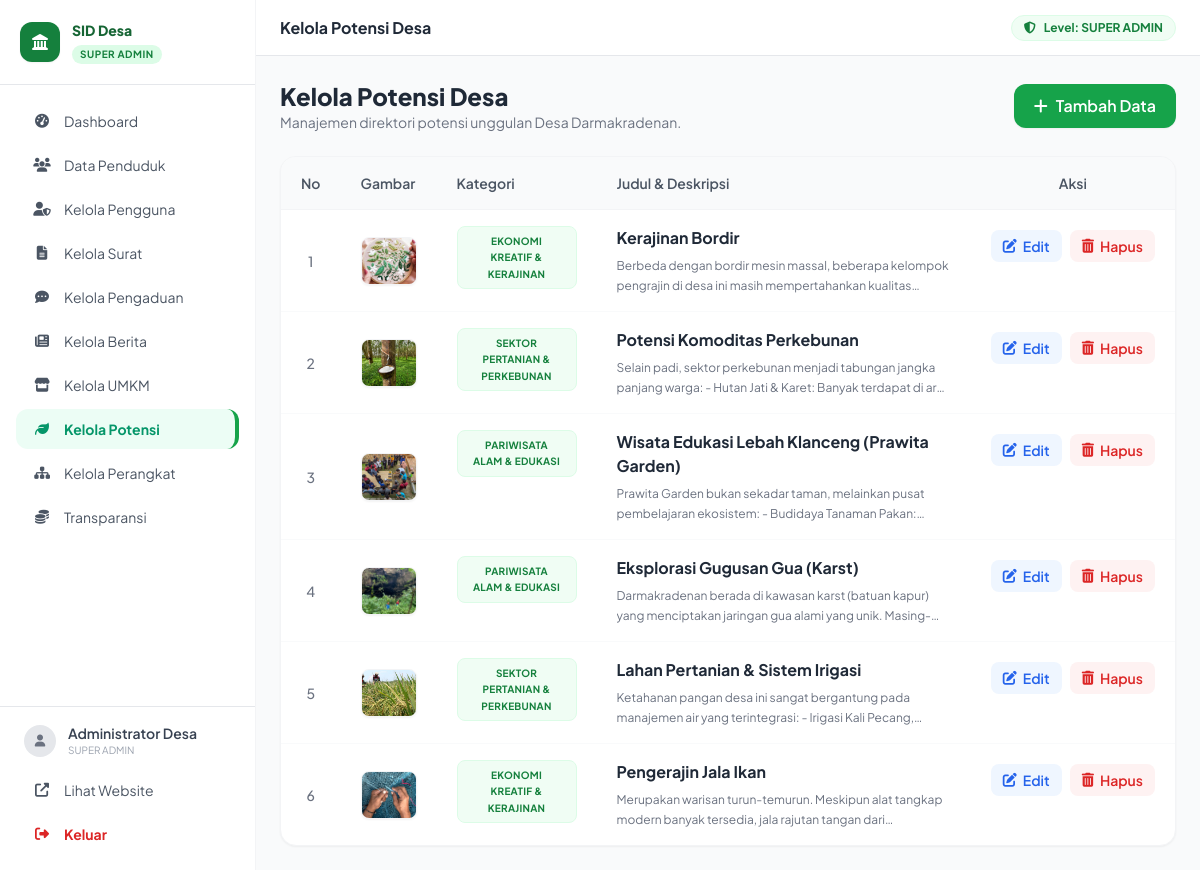
/admin/kelola-potensi.php (signed in), run on the app's committed database.
### tables this page shows
CREATE TABLE `potensi` (
  `id` int(11) NOT NULL,
  `kategori` varchar(100) NOT NULL,
  `judul` varchar(300) NOT NULL,
  `deskripsi` text NOT NULL,
  `gambar` varchar(255) DEFAULT NULL,
  `tanggal` timestamp NOT NULL DEFAULT current_timestamp()
);

### admin/kelola-potensi.php (the view, shortened to what this page needs)
<?php
require_once '../config/db.php';
if (!function_exists('cleanText')) {
    function cleanText($text) {
        $text = str_replace(['&amp;amp;amp;amp;', '&amp;amp;amp;', '&amp;amp;', '&amp;'], '&', $text);
        return htmlspecialchars_decode($text, ENT_QUOTES);
    }
}
$edit_mode = false;
$potensi_list = $conn->query("SELECT * FROM potensi ORDER BY tanggal DESC");
require_once 'layout.php';
?>
<?php if(!$edit_mode): ?>
<div class="flex flex-col md:flex-row justify-between items-start md:items-center gap-4 mb-6">
    <div>
        <h1 class="text-2xl font-extrabold text-gray-800">Kelola Potensi Desa</h1>
        <p class="text-sm text-gray-500">Manajemen direktori potensi unggulan Desa Darmakradenan.</p>
    </div>
    <button onclick="toggleForm()" id="btn-tambah" class="bg-primary-600 hover:bg-primary-700 text-white font-semibold px-5 py-2.5 rounded-xl shadow-sm flex items-center gap-2 transition">
        <i class="fas fa-plus"></i> Tambah Data
    </button>
</div>
<?php endif; ?>
<?php if(!$edit_mode): ?>
<div id="table-container" class="bg-white rounded-2xl shadow-sm border border-gray-100 overflow-hidden">
    <div class="overflow-x-auto">
        <table class="w-full text-left border-collapse">
            <thead>
                <tr class="bg-gray-50 border-b border-gray-100 text-sm">
                    <th class="py-4 px-5 font-semibold text-gray-600 w-12 text-center">No</th>
                    <th class="py-4 px-5 font-semibold text-gray-600 w-24">Gambar</th>
                    <th class="py-4 px-5 font-semibold text-gray-600 w-40">Kategori</th>
                    <th class="py-4 px-5 font-semibold text-gray-600">Judul & Deskripsi</th>
                    <th class="py-4 px-5 font-semibold text-gray-600 text-center w-44">Aksi</th>
                </tr>
            </thead>
            <tbody class="text-sm divide-y divide-gray-50">
                <?php if($potensi_list && $potensi_list->num_rows > 0): ?>
                    <?php $no = 1; while($row = $potensi_list->fetch_assoc()):
                        $kategori_bersih = cleanText($row['kategori']);
                        $judul_bersih = cleanText($row['judul']);
                        $deskripsi_bersih = cleanText($row['deskripsi']);
                    ?>
                    <tr class="hover:bg-gray-50/50 transition">
                        <td class="py-4 px-5 text-center text-gray-500 font-medium"><?= $no++ ?></td>
                        <td class="py-4 px-5">
                            <?php if($row['gambar'] && file_exists('../uploads/potensi/'.$row['gambar'])): ?>
                                <img src="../uploads/potensi/<?= $row['gambar'] ?>" class="w-16 h-12 object-cover rounded-lg shadow-sm border border-gray-100">
                            <?php else: ?>
                                <div class="w-16 h-12 bg-gray-50 rounded-lg flex items-center justify-center border border-gray-200">
                                    <i class="fas fa-image text-gray-300"></i>
                                </div>
                            <?php endif; ?>
                        </td>
                        <td class="py-4 px-5 align-top">
                            <span class="bg-primary-50 text-primary-700 px-3 py-1.5 rounded-lg text-[10px] font-bold border border-primary-100 tracking-wide uppercase inline-block text-center leading-relaxed">
                                <?= htmlspecialchars($kategori_bersih) ?>
                            </span>
                        </td>
                        <td class="py-4 px-5 max-w-xs align-top">
                            <div class="font-bold text-gray-800 mb-1.5 text-base"><?= htmlspecialchars($judul_bersih) ?></div>
                            <div class="text-gray-500 text-xs line-clamp-2 leading-relaxed"><?= htmlspecialchars($deskripsi_bersih) ?></div>
                        </td>
                        <td class="py-4 px-5 text-center align-top">
                            <div class="flex items-center justify-center gap-2 mt-1">
                                <a href="?edit=<?= $row['id'] ?>" class="inline-flex items-center justify-center gap-1.5 px-3 py-1.5 bg-blue-50 text-blue-600 rounded-lg hover:bg-blue-100 transition font-semibold text-sm" title="Edit Data">
                                    <i class="fas fa-edit"></i> Edit
                                </a>
                                <a href="#" onclick="konfirmasiHapus('?delete=<?= $row['id'] ?>', '<?= addslashes($judul_bersih) ?>'); return false;" class="inline-flex items-center justify-center gap-1.5 px-3 py-1.5 bg-red-50 text-red-600 rounded-lg hover:bg-red-100 transition font-semibold text-sm" title="Hapus Data">
                                    <i class="fas fa-trash-alt"></i> Hapus
                                </a>
                            </div>
                        </td>
                    </tr>
                    <?php endwhile; ?>
                <?php endif; ?>
            </tbody>
        </table>
    </div>
</div>
<?php endif; ?>
<?php require_once 'layout-footer.php'; ?>

### admin/layout.php (style rules this page uses)
body { font-family: 'Plus Jakarta Sans', sans-serif; }

### data on the page
potensi: gambar (picture), kategori "EKONOMI KREATIF & KERAJINAN", judul "Kerajinan Bordir", deskripsi "Berbeda dengan bordir mesin massal, beberapa kelompok pengrajin di desa ini masih mempertahankan…"
potensi: gambar (picture), kategori "SEKTOR PERTANIAN & PERKEBUNAN", judul "Potensi Komoditas Perkebunan", deskripsi "Selain padi, sektor perkebunan menjadi tabungan jangka panjang warga: - Hutan Jati & Karet: Banyak terdapat di…"
potensi: gambar (picture), kategori "PARIWISATA ALAM & EDUKASI", judul "Wisata Edukasi Lebah Klanceng (Prawita Garden)", deskripsi "Prawita Garden bukan sekadar taman, melainkan pusat pembelajaran ekosistem: - Budidaya Tanaman…"
potensi: gambar (picture), kategori "PARIWISATA ALAM & EDUKASI", judul "Eksplorasi Gugusan Gua (Karst)", deskripsi "Darmakradenan berada di kawasan karst (batuan kapur) yang menciptakan jaringan gua alami yang…"
potensi: gambar (picture), kategori "SEKTOR PERTANIAN & PERKEBUNAN", judul "Lahan Pertanian & Sistem Irigasi", deskripsi "Ketahanan pangan desa ini sangat bergantung pada manajemen air yang terintegrasi: - Irigasi Kali…"
potensi: gambar (picture), kategori "EKONOMI KREATIF & KERAJINAN", judul "Pengerajin Jala Ikan", deskripsi "Merupakan warisan turun-temurun. Meskipun alat tangkap modern banyak tersedia, jala rajutan tangan…"

### other printed values
str_replace('_', ' ', $admin_role) "SUPER ADMIN"
$admin_name "Administrator Desa"
$page_title "Kelola Potensi Desa"
